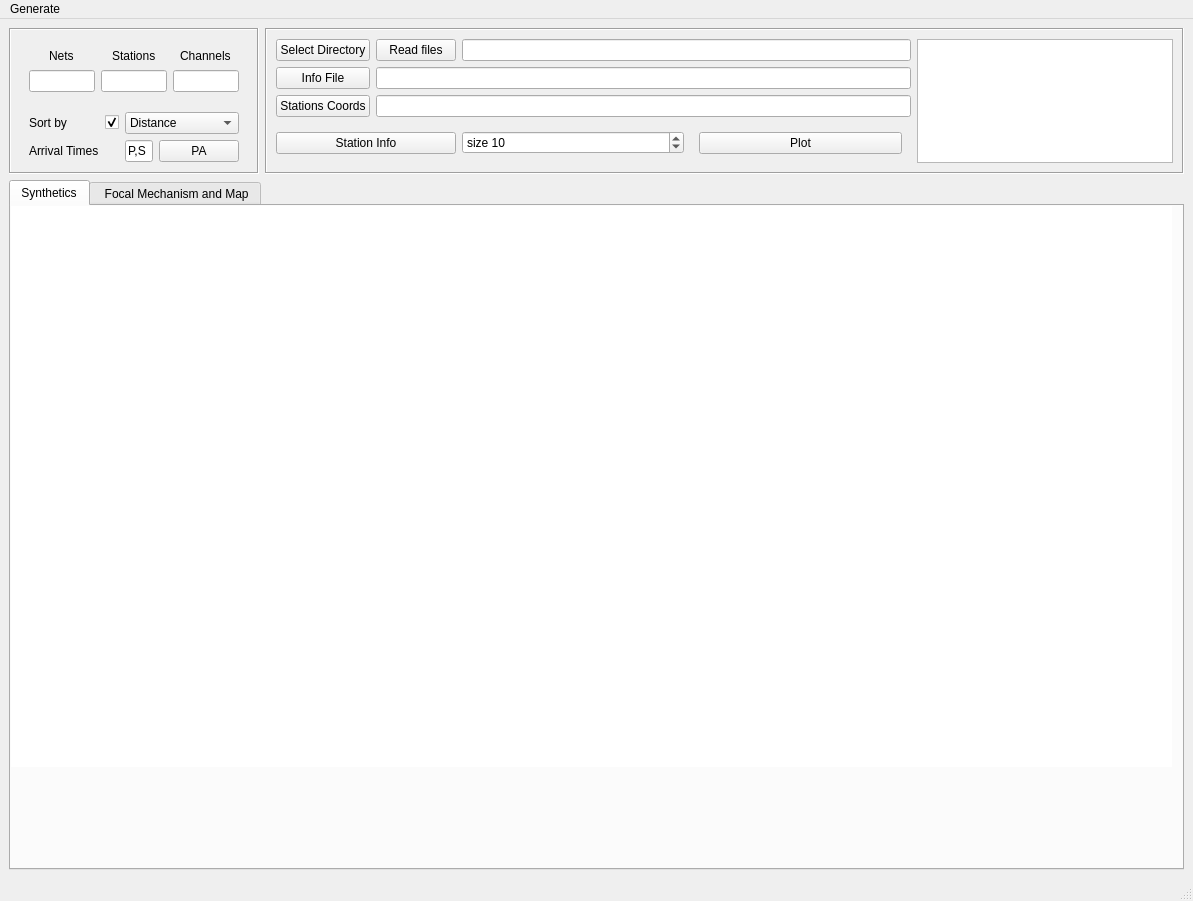
<?xml version="1.0" encoding="UTF-8"?>
<ui version="4.0">
 <class>MainWindow</class>
 <widget class="QMainWindow" name="MainWindow">
  <property name="geometry">
   <rect>
    <x>0</x>
    <y>0</y>
    <width>1193</width>
    <height>901</height>
   </rect>
  </property>
  <property name="windowTitle">
   <string>MainWindow</string>
  </property>
  <widget class="QWidget" name="centralwidget">
   <layout class="QVBoxLayout" name="verticalLayout_6">
    <item>
     <layout class="QHBoxLayout" name="horizontalLayout">
      <property name="leftMargin">
       <number>0</number>
      </property>
      <property name="topMargin">
       <number>0</number>
      </property>
      <item>
       <widget class="QFrame" name="toolQFrame">
        <property name="sizePolicy">
         <sizepolicy hsizetype="Minimum" vsizetype="Minimum">
          <horstretch>0</horstretch>
          <verstretch>0</verstretch>
         </sizepolicy>
        </property>
        <property name="maximumSize">
         <size>
          <width>250</width>
          <height>16777215</height>
         </size>
        </property>
        <property name="styleSheet">
         <string notr="true"/>
        </property>
        <property name="frameShape">
         <enum>QFrame::Box</enum>
        </property>
        <property name="frameShadow">
         <enum>QFrame::Sunken</enum>
        </property>
        <layout class="QVBoxLayout" name="verticalLayout">
         <property name="spacing">
          <number>2</number>
         </property>
         <property name="bottomMargin">
          <number>1</number>
         </property>
         <item>
          <widget class="QWidget" name="widget_2" native="true">
           <property name="sizePolicy">
            <sizepolicy hsizetype="Minimum" vsizetype="Minimum">
             <horstretch>0</horstretch>
             <verstretch>0</verstretch>
            </sizepolicy>
           </property>
           <layout class="QGridLayout" name="gridLayout_2">
            <item row="0" column="0" alignment="Qt::AlignHCenter">
             <widget class="QLabel" name="label">
              <property name="text">
               <string>Nets</string>
              </property>
             </widget>
            </item>
            <item row="0" column="1" alignment="Qt::AlignHCenter">
             <widget class="QLabel" name="label_2">
              <property name="text">
               <string>Stations</string>
              </property>
             </widget>
            </item>
            <item row="0" column="2" alignment="Qt::AlignHCenter">
             <widget class="QLabel" name="label_3">
              <property name="text">
               <string>Channels</string>
              </property>
             </widget>
            </item>
            <item row="1" column="0">
             <widget class="QLineEdit" name="netLE"/>
            </item>
            <item row="1" column="1">
             <widget class="QLineEdit" name="stationLE"/>
            </item>
            <item row="1" column="2">
             <widget class="QLineEdit" name="channelLE"/>
            </item>
           </layout>
          </widget>
         </item>
         <item>
          <widget class="QWidget" name="gridWidget_7" native="true">
           <property name="sizePolicy">
            <sizepolicy hsizetype="Minimum" vsizetype="Minimum">
             <horstretch>0</horstretch>
             <verstretch>0</verstretch>
            </sizepolicy>
           </property>
           <layout class="QGridLayout" name="gridLayout_7">
            <item row="1" column="2">
             <widget class="QLineEdit" name="phasesLE">
              <property name="text">
               <string>P,S</string>
              </property>
             </widget>
            </item>
            <item row="0" column="0">
             <widget class="QLabel" name="label_4">
              <property name="text">
               <string>Sort by</string>
              </property>
             </widget>
            </item>
            <item row="1" column="0">
             <widget class="QLabel" name="label_5">
              <property name="text">
               <string>Arrival Times</string>
              </property>
             </widget>
            </item>
            <item row="0" column="1">
             <widget class="QCheckBox" name="sortCB">
              <property name="text">
               <string/>
              </property>
              <property name="checked">
               <bool>true</bool>
              </property>
             </widget>
            </item>
            <item row="0" column="2" colspan="2">
             <widget class="QComboBox" name="sortbyCB">
              <item>
               <property name="text">
                <string>Distance</string>
               </property>
              </item>
              <item>
               <property name="text">
                <string>Azimuth</string>
               </property>
              </item>
             </widget>
            </item>
            <item row="1" column="3">
             <widget class="QPushButton" name="PABtn">
              <property name="text">
               <string>PA</string>
              </property>
             </widget>
            </item>
           </layout>
          </widget>
         </item>
        </layout>
       </widget>
      </item>
      <item>
       <widget class="QFrame" name="frame">
        <property name="acceptDrops">
         <bool>true</bool>
        </property>
        <property name="frameShape">
         <enum>QFrame::Box</enum>
        </property>
        <property name="frameShadow">
         <enum>QFrame::Sunken</enum>
        </property>
        <layout class="QGridLayout" name="gridLayout">
         <property name="leftMargin">
          <number>9</number>
         </property>
         <property name="topMargin">
          <number>9</number>
         </property>
         <property name="rightMargin">
          <number>9</number>
         </property>
         <property name="bottomMargin">
          <number>9</number>
         </property>
         <item row="0" column="1">
          <widget class="QPushButton" name="readFilesBtn">
           <property name="text">
            <string>Read files</string>
           </property>
          </widget>
         </item>
         <item row="2" column="0">
          <widget class="QPushButton" name="stationsCoordsBtn">
           <property name="text">
            <string>Stations Coords</string>
           </property>
          </widget>
         </item>
         <item row="0" column="0">
          <widget class="QPushButton" name="selectDirBtn">
           <property name="sizePolicy">
            <sizepolicy hsizetype="Expanding" vsizetype="Fixed">
             <horstretch>1</horstretch>
             <verstretch>0</verstretch>
            </sizepolicy>
           </property>
           <property name="maximumSize">
            <size>
             <width>150</width>
             <height>16777215</height>
            </size>
           </property>
           <property name="text">
            <string>Select Directory</string>
           </property>
          </widget>
         </item>
         <item row="1" column="0">
          <widget class="QPushButton" name="infoBtn">
           <property name="text">
            <string>Info File</string>
           </property>
          </widget>
         </item>
         <item row="0" column="4" rowspan="4">
          <widget class="QPlainTextEdit" name="paramsTextEdit"/>
         </item>
         <item row="0" column="2" colspan="2">
          <widget class="QLineEdit" name="rootPathForm">
           <property name="sizePolicy">
            <sizepolicy hsizetype="Expanding" vsizetype="Fixed">
             <horstretch>4</horstretch>
             <verstretch>0</verstretch>
            </sizepolicy>
           </property>
           <property name="text">
            <string/>
           </property>
           <property name="readOnly">
            <bool>true</bool>
           </property>
           <property name="clearButtonEnabled">
            <bool>false</bool>
           </property>
          </widget>
         </item>
         <item row="1" column="1" colspan="3">
          <widget class="QLineEdit" name="paramsPathLineEdit">
           <property name="text">
            <string/>
           </property>
          </widget>
         </item>
         <item row="2" column="1" colspan="3">
          <widget class="QLineEdit" name="stationscoordsPathForm">
           <property name="text">
            <string/>
           </property>
          </widget>
         </item>
         <item row="3" column="3">
          <widget class="QWidget" name="gridWidget_6" native="true">
           <property name="sizePolicy">
            <sizepolicy hsizetype="Minimum" vsizetype="Minimum">
             <horstretch>0</horstretch>
             <verstretch>0</verstretch>
            </sizepolicy>
           </property>
           <layout class="QGridLayout" name="gridLayout_6">
            <property name="verticalSpacing">
             <number>6</number>
            </property>
            <item row="0" column="2" colspan="2">
             <widget class="QPushButton" name="plotBtn">
              <property name="text">
               <string>Plot</string>
              </property>
             </widget>
            </item>
           </layout>
          </widget>
         </item>
         <item row="3" column="2">
          <widget class="QSpinBox" name="sizeSB">
           <property name="prefix">
            <string>size </string>
           </property>
           <property name="maximum">
            <number>100000000</number>
           </property>
           <property name="value">
            <number>10</number>
           </property>
          </widget>
         </item>
         <item row="3" column="0" colspan="2">
          <widget class="QPushButton" name="stationsBtn">
           <property name="text">
            <string>Station Info</string>
           </property>
          </widget>
         </item>
        </layout>
       </widget>
      </item>
     </layout>
    </item>
    <item>
     <widget class="QTabWidget" name="tabWidget">
      <property name="currentIndex">
       <number>0</number>
      </property>
      <widget class="QWidget" name="tab">
       <attribute name="title">
        <string>Synthetics</string>
       </attribute>
       <widget class="QFrame" name="plotMatWidget_3C">
        <property name="geometry">
         <rect>
          <x>0</x>
          <y>0</y>
          <width>1161</width>
          <height>561</height>
         </rect>
        </property>
        <property name="sizePolicy">
         <sizepolicy hsizetype="Preferred" vsizetype="Preferred">
          <horstretch>0</horstretch>
          <verstretch>4</verstretch>
         </sizepolicy>
        </property>
        <property name="minimumSize">
         <size>
          <width>0</width>
          <height>300</height>
         </size>
        </property>
        <property name="styleSheet">
         <string notr="true">background-color: rgb(255, 255, 255);</string>
        </property>
        <layout class="QVBoxLayout" name="verticalLayout_9">
         <property name="leftMargin">
          <number>0</number>
         </property>
         <property name="topMargin">
          <number>0</number>
         </property>
         <property name="rightMargin">
          <number>0</number>
         </property>
         <property name="bottomMargin">
          <number>0</number>
         </property>
         <item>
          <layout class="QVBoxLayout" name="verticalLayout_3"/>
         </item>
        </layout>
       </widget>
      </widget>
      <widget class="QWidget" name="tab_2">
       <attribute name="title">
        <string> Focal Mechanism and Map</string>
       </attribute>
       <widget class="QWidget" name="layoutWidget">
        <property name="geometry">
         <rect>
          <x>10</x>
          <y>10</y>
          <width>1151</width>
          <height>541</height>
         </rect>
        </property>
        <layout class="QHBoxLayout" name="horizontalLayout_4" stretch="1,2">
         <item>
          <layout class="QHBoxLayout" name="horizontalLayout_2">
           <item>
            <widget class="QWidget" name="widget_fp" native="true">
             <property name="styleSheet">
              <string notr="true">background-color: rgb(255, 255, 255);</string>
             </property>
            </widget>
           </item>
          </layout>
         </item>
         <item>
          <widget class="QWidget" name="map_widget" native="true">
           <property name="styleSheet">
            <string notr="true">background-color: rgb(255, 255, 255);</string>
           </property>
          </widget>
         </item>
        </layout>
       </widget>
      </widget>
     </widget>
    </item>
   </layout>
  </widget>
  <widget class="QMenuBar" name="menubar">
   <property name="geometry">
    <rect>
     <x>0</x>
     <y>0</y>
     <width>1193</width>
     <height>24</height>
    </rect>
   </property>
   <widget class="QMenu" name="menuGenerate">
    <property name="title">
     <string>Generate</string>
    </property>
    <addaction name="actionGenerate_synthetics"/>
   </widget>
   <addaction name="menuGenerate"/>
  </widget>
  <widget class="QStatusBar" name="statusbar"/>
  <action name="actionGenerate_synthetics">
   <property name="text">
    <string>Generate synthetics</string>
   </property>
  </action>
 </widget>
 <resources/>
 <connections/>
</ui>
